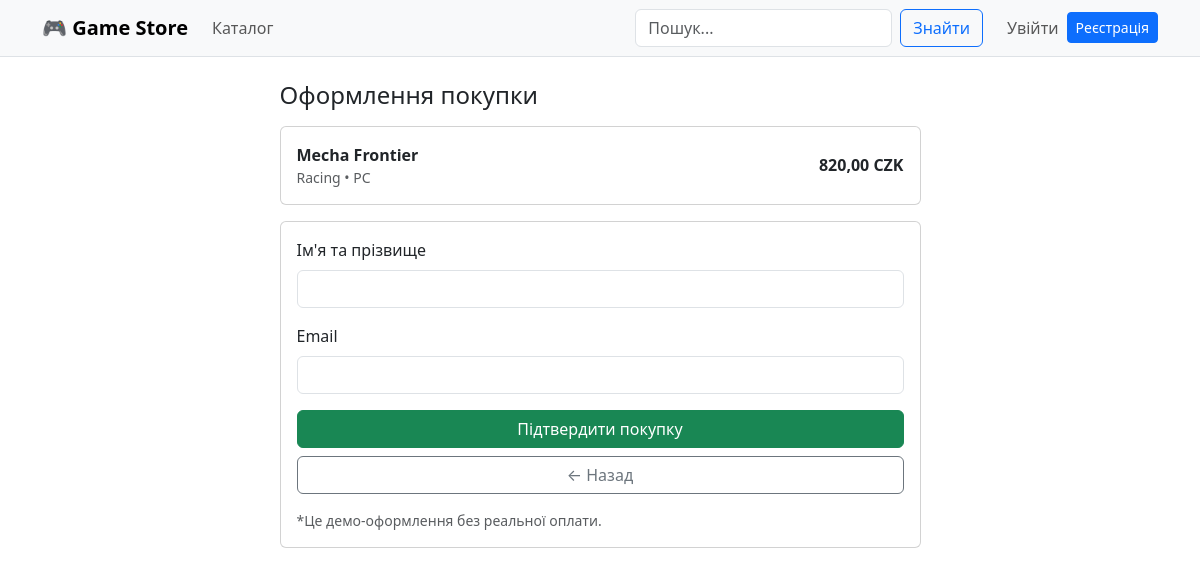
Screenshot of /game/mecha-frontier/buy/ with the database file from the repository.
### store/models.py (models this page shows, shortened)
class Game(models.Model):
    class Platform(models.TextChoices):
        PC = "PC", "PC"
        PS = "PlayStation", "PlayStation"
        XBOX = "Xbox", "Xbox"
        SWITCH = "Switch", "Switch"
    title = models.CharField(max_length=200)
    slug = models.SlugField(max_length=220, unique=True)
    category = models.ForeignKey(Category, on_delete=models.PROTECT, related_name="games")
    platform = models.CharField(max_length=20, choices=Platform.choices, default=Platform.PC)
    price_czk = models.DecimalField(max_digits=10, decimal_places=2)
    in_stock = models.BooleanField(default=True)
    short_description = models.CharField(max_length=300, blank=True)
    description = models.TextField(blank=True)
    cover = models.ImageField(upload_to="covers/", blank=True, null=True)
    created_at = models.DateTimeField(auto_now_add=True)
    class Meta:
        verbose_name = "Гра"
        verbose_name_plural = "Ігри"
        ordering = ["-created_at"]
    def get_absolute_url(self):
        return reverse("store:game_detail", kwargs={"slug": self.slug})

class Category(models.Model):
    name = models.CharField(max_length=120, unique=True)
    slug = models.SlugField(max_length=140, unique=True)
    class Meta:
        verbose_name = "Категорія"
        verbose_name_plural = "Категорії"

### store/views.py (the view)
# urls.py: path("game/<slug:slug>/buy/", views.buy_game, name="buy_game"),
def buy_game(request, slug: str):
    game = get_object_or_404(Game, slug=slug)
    if request.method == "POST":
        form = PurchaseForm(request.POST)
        if form.is_valid():
            purchase: Purchase = form.save(commit=False)
            purchase.game = game
            purchase.user = request.user if request.user.is_authenticated else None
            purchase.status = Purchase.Status.PAID
            purchase.save()
            messages.success(request, "Покупку оформлено ✅ (демо)")
            return redirect("store:purchase_success")
    else:
        initial = {}
        if request.user.is_authenticated and request.user.email:
            initial["email"] = request.user.email
        form = PurchaseForm(initial=initial)
    return render(request, "store/checkout.html", {"game": game, "form": form})

### store/forms.py
class PurchaseForm(forms.ModelForm):
    class Meta:
        model = Purchase
        fields = ("full_name", "email")
        widgets = {
            "full_name": forms.TextInput(attrs={"class": "form-control"}),
            "email": forms.EmailInput(attrs={"class": "form-control"}),
        }

### store/context_processors.py (called while the page is built)
def categories(request):
    return {"nav_categories": Category.objects.all().order_by("name")}

### store/templates/store/checkout.html (shortened to what this page needs)
{% extends "base.html" %}
{% block content %}
<div class="row justify-content-center">
  <div class="col-lg-7">
    <h1 class="h4 mb-3">Оформлення покупки</h1>
    <div class="card mb-3">
      <div class="card-body">
        <div class="d-flex justify-content-between align-items-center">
          <div>
            <div class="fw-semibold">{{ game.title }}</div>
            <div class="text-muted small">{{ game.category.name }} • {{ game.platform }}</div>
          </div>
          <div class="fw-semibold">{{ game.price_czk }} CZK</div>
        </div>
      </div>
    </div>
    <form method="post" class="card card-body">
      <div class="mb-3">
        <label class="form-label">Ім'я та прізвище</label>
        {{ form.full_name }}
      </div>
      <div class="mb-3">
        <label class="form-label">Email</label>
        {{ form.email }}
      </div>
      <button class="btn btn-success" type="submit">Підтвердити покупку</button>
      <a class="btn btn-outline-secondary mt-2" href="{{ game.get_absolute_url }}">← Назад</a>
      <div class="text-muted small mt-3">
        *Це демо-оформлення без реальної оплати.
      </div>
    </form>
  </div>
</div>
{% endblock %}

### rows the page displays
Game: title "Mecha Frontier", category.name "Racing", platform "PC", price_czk "820,00"
